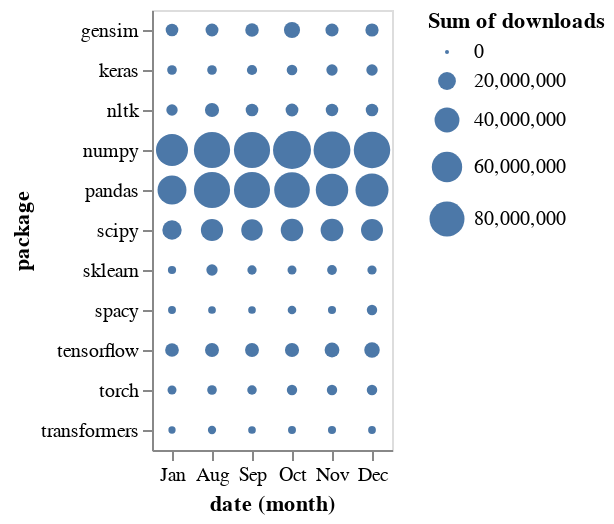

Source (notebook cell):
### Markdown cell above
### Visualizing the highest number of pypi package downloads

### Code cell
import altair as alt

alt.Chart(df).mark_circle().encode(
    x='month(date):O',
    y='package:O',
    size='sum(downloads):Q'
)

### Figure 1 — Vega-Lite specification as saved in the notebook (floating-point values rounded to 4 significant figures; data arrays with more than 128 entries replaced by an {"elided": "..."} marker saying what was removed)
{"config": {"view": {"continuousWidth": 400, "continuousHeight": 300}}, "data": {"name": "data-4fa409037fa9318e8a8616463859e1e0"}, "mark": "circle", "encoding": {"size": {"aggregate": "sum", "field": "downloads", "type": "quantitative"}, "x": {"field": "date", "timeUnit": "month", "type": "ordinal"}, "y": {"field": "package", "type": "ordinal"}}, "$schema": "https://vega.github.io/schema/vega-lite/v4.17.0.json", "datasets": {"data-4fa409037fa9318e8a8616463859e1e0": {"elided": "1925 records"}}}
